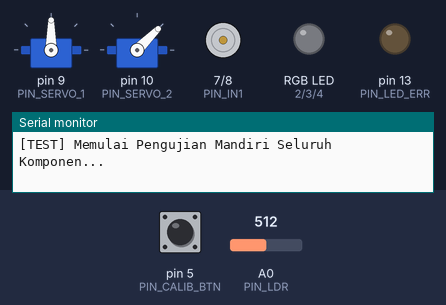
This sketch was run on a simulated Arduino Uno, built with avr-gcc and run on an emulated ATmega328P. Parts: 2 × servo, motor-driver pin pairs drawn as motors (green arrow = first pin HIGH = forward, orange = second pin HIGH = backward, longer = more drive, scaled by the enable pin), an RGB LED mixed from three pins (HIGH = lit), output pins drawn as LEDs (lit = HIGH), the last lines printed to the serial monitor. The inputs (shaded band) are chosen by the test bench; at power-on: pin 5 (PIN_CALIB_BTN) HIGH, A0 (PIN_LDR) = 512. EEPROM starts erased.

Above: at 1.2 s.
1.3 s: pin 5 (PIN_CALIB_BTN) pulled LOW for 3.2 s
At 5.7 s:
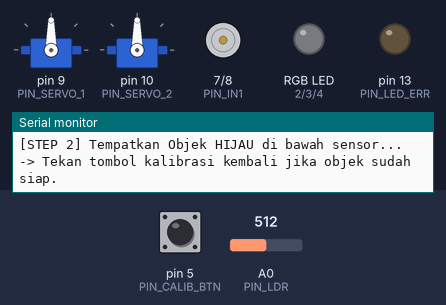
6.0 s: pin 5 (PIN_CALIB_BTN) pulled LOW for 3.2 s
At 12.0 s:
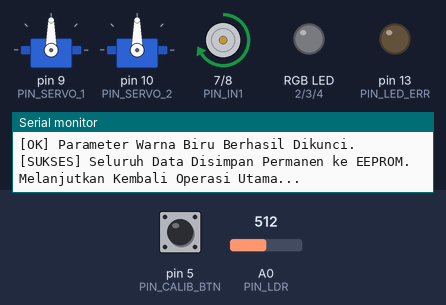
13.8 s: pin 5 (PIN_CALIB_BTN) pulled LOW for 0.15 s
At 14.3 s:
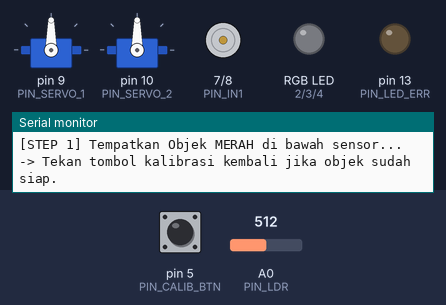
Timing chart, 0 to 16.4 s (numbered marks = the images above; inputs shaded):
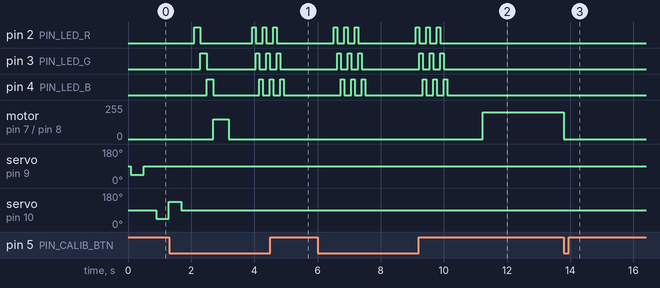

The sketch:

RGB_Conveyor_Sorting_System.ino
```cpp
#include <Wire.h>
#include <Servo.h>
#include <EEPROM.h>
#include <avr/wdt.h>

// ==========================================
// DEFINISI PIN I/O
// ==========================================
#define PIN_LED_R       2
#define PIN_LED_G       3
#define PIN_LED_B       4
#define PIN_LDR         A0
#define PIN_CALIB_BTN   5

// Driver Motor L298N
#define PIN_ENA         6
#define PIN_IN1         7
#define PIN_IN2         8

// Servo Aktuator
#define PIN_SERVO_1     9
#define PIN_SERVO_2     10

// Indikator Sistem
#define PIN_LED_ERR     13

// ==========================================
// KONSTANTA & KONFIGURASI
// ==========================================
#define EEPROM_ADDR_CALIB   0
#define CRC_POLY            0x07
#define FILTER_SAMPLES      5
#define DEBOUNCE_DELAY      50      // milidetik
#define TIMEOUT_CONVEYOR    10000   // 10 detik batas waktu objek tersangkut
#define TIMEOUT_SERVO       2000    // 2 detik batas waktu pergerakan servo

// Posisi Servo
#define SERVO_NETRAL        90
#define SERVO_S1_KIRI       45
#define SERVO_S2_KIRI       45
#define SERVO_S2_KANAN      135

// ==========================================
// STRUKTUR DATA & ENUM
// ==========================================
enum SystemState {
  STATE_INIT,
  STATE_SELF_TEST,
  STATE_STANDBY,
  STATE_OBJECT_DETECTED,
  STATE_READ_R,
  STATE_READ_G,
  STATE_READ_B,
  STATE_CLASSIFY,
  STATE_ENQUEUE,
  STATE_SYNCHRONIZE,
  STATE_SORTING_ACTIVATE,
  STATE_SORTING_WAIT,
  STATE_CONVEYOR_RECOVERY,
  STATE_ERROR
};

enum ColorType { COLOR_RED, COLOR_GREEN, COLOR_BLUE, COLOR_UNKNOWN };

// Prioritas 1: Struktur Kalibrasi 3 Warna Sebenarnya
struct CalibrationData {
  float red[3];    // [0]=R, [1]=G, [2]=B hasil normalisasi saat sampel merah
  float green[3];  // [0]=R, [1]=G, [2]=B hasil normalisasi saat sampel hijau
  float blue[3];   // [0]=R, [1]=G, [2]=B hasil normalisasi saat sampel biru
  uint8_t crc;
};

struct ObjectData {
  ColorType color;
  unsigned long detectionTime;
};

// Antrean Ring Buffer (FIFO)
#define QUEUE_SIZE 5
ObjectData fifoQueue[QUEUE_SIZE];
int queueHead = 0;
int queueTail = 0;
int queueCount = 0;

// ==========================================
// VARIABEL GLOBAL & STATISTIK (Prioritas 3)
// ==========================================
SystemState currentState = STATE_INIT;
CalibrationData calib;
Servo servo1;
Servo servo2;

int ambientBaseline = 0;
int adaptiveThreshold = 40; // Nilai awal dinamis
uint8_t samplingRetryCount = 0;
uint8_t conveyorRetryCount = 0;
uint8_t servoRetryCount = 0;

// Variabel Penjadwal Non-blocking (Prioritas 5)
unsigned long stateTimer = 0;
unsigned long debounceTimer = 0;
unsigned long servoTimer = 0;
unsigned long generalTimer = 0;

// Penyimpan Data Sementara Pembacaan Komponen Warna
int rawR = 0, rawG = 0, rawB = 0;

// Statistik Operasi (Prioritas 3)
unsigned long totalObjectsProcessed = 0;
unsigned long countRed = 0;
unsigned long countGreen = 0;
unsigned long countBlue = 0;
unsigned long countReject = 0;

// ==========================================
// FUNGSI UTILITAS & FILTERING
// ==========================================

uint8_t calculateCRC(uint8_t *data, size_t len) {
  uint8_t crc = 0x00;
  for (size_t i = 0; i < len; i++) {
    crc ^= data[i];
    for (uint8_t j = 0; j < 8; j++) {
      if (crc & 0x80) crc = (crc << 1) ^ CRC_POLY;
      else crc <<= 1;
    }
  }
  return crc;
}

bool enqueue(ObjectData obj) {
  if (queueCount >= QUEUE_SIZE) return false;
  fifoQueue[queueTail] = obj;
  queueTail = (queueTail + 1) % QUEUE_SIZE;
  queueCount++;
  return true;
}

bool dequeue(ObjectData &obj) {
  if (queueCount <= 0) return false;
  obj = fifoQueue[queueHead];
  queueHead = (queueHead + 1) % QUEUE_SIZE;
  queueCount--;
  return true;
}

void controlConveyor(bool run, bool forward = true, uint8_t speed = 200) {
  if (run) {
    if (forward) {
      digitalWrite(PIN_IN1, HIGH);
      digitalWrite(PIN_IN2, LOW);
    } else {
      digitalWrite(PIN_IN1, LOW);
      digitalWrite(PIN_IN2, HIGH);
    }
    analogWrite(PIN_ENA, speed);
  } else {
    digitalWrite(PIN_IN1, LOW);
    digitalWrite(PIN_IN2, LOW);
    analogWrite(PIN_ENA, 0);
  }
}

int readFilteredLDR() {
  int samples[FILTER_SAMPLES];
  for (int i = 0; i < FILTER_SAMPLES; i++) {
    samples[i] = analogRead(PIN_LDR);
    delay(2); // Jeda sangat kecil aman untuk pemfilteran mikro
  }
  for (int i = 0; i < FILTER_SAMPLES - 1; i++) {
    for (int j = 0; j < FILTER_SAMPLES - i - 1; j++) {
      if (samples[j] > samples[j + 1]) {
        int temp = samples[j];
        samples[j] = samples[j + 1];
        samples[j + 1] = temp;
      }
    }
  }
  long sum = 0;
  for (int i = 1; i < FILTER_SAMPLES - 1; i++) {
    sum += samples[i];
  }
  return sum / (FILTER_SAMPLES - 2);
}

void printSystemDiagnostics() {
  Serial.println(F("\n=== DIAGNOSTIK SISTEM ==="));
  Serial.print(F("Waktu Aktif (s): ")); Serial.println(millis() / 1000);
  Serial.print(F("Ambient Baseline: ")); Serial.println(ambientBaseline);
  Serial.print(F("Adaptive Threshold: ")); Serial.println(adaptiveThreshold);
  Serial.print(F("Total Objek: ")); Serial.println(totalObjectsProcessed);
  Serial.print(F("R/G/B/REJ: "));
  Serial.print(countRed); Serial.print(F("/"));
  Serial.print(countGreen); Serial.print(F("/"));
  Serial.print(countBlue); Serial.print(F("/"));
  Serial.println(countReject);
  Serial.println(F("========================="));
}

// ==========================================
// PROSEDUR DIAGNOSTIK & UTAMA ARDUINO
// ==========================================
void setup() {
  Serial.begin(9600);

  pinMode(PIN_LED_R, OUTPUT);
  pinMode(PIN_LED_G, OUTPUT);
  pinMode(PIN_LED_B, OUTPUT);
  pinMode(PIN_LED_ERR, OUTPUT);
  pinMode(PIN_CALIB_BTN, INPUT_PULLUP);
  pinMode(PIN_IN1, OUTPUT);
  pinMode(PIN_IN2, OUTPUT);
  pinMode(PIN_ENA, OUTPUT);

  servo1.attach(PIN_SERVO_1);
  servo2.attach(PIN_SERVO_2);

  servo1.write(SERVO_NETRAL);
  servo2.write(SERVO_NETRAL);

  wdt_enable(WDTO_4S); // Watchdog 4 detik aman untuk siklus non-blocking
}

void loop() {
  wdt_reset();

  // Deteksi Perintah Kalibrasi Manual atau Cetak Log via Serial Terminal
  if (digitalRead(PIN_CALIB_BTN) == LOW) {
    jalankanWizardKalibrasi();
  }
  if (Serial.available() > 0) {
    char cmd = Serial.read();
    if (cmd == 'D' || cmd == 'd') {
      printSystemDiagnostics();
    }
  }

  // MESIN STATUS UTAMA (FINITE STATE MACHINE)
  switch (currentState) {

    case STATE_INIT:
      Serial.println(F("[INIT] Memuat Data Kalibrasi EEPROM..."));
      EEPROM.get(EEPROM_ADDR_CALIB, calib);
      if (calculateCRC((uint8_t*)&calib, sizeof(CalibrationData) - 1) != calib.crc) {
        Serial.println(F("[WARN] CRC Gagal! Memuat nilai referensi pabrik standar."));
        // Default koordinat warna ternormalisasi teoritis
        calib.red[0] = 0.60; calib.red[1] = 0.20; calib.red[2] = 0.20;
        calib.green[0] = 0.20; calib.green[1] = 0.60; calib.green[2] = 0.20;
        calib.blue[0] = 0.20; calib.blue[1] = 0.20; calib.blue[2] = 0.60;
      }
      currentState = STATE_SELF_TEST;
      stateTimer = millis();
      break;

    case STATE_SELF_TEST: // Prioritas 2: Pengujian Mandiri Penuh Konveyor & Aktuator
      Serial.println(F("[TEST] Memulai Pengujian Mandiri Seluruh Komponen..."));

      servo1.write(SERVO_S1_KIRI); delay(400); wdt_reset();
      servo1.write(SERVO_NETRAL); delay(400); wdt_reset();
      servo2.write(SERVO_S2_KIRI); delay(400); wdt_reset();
      servo2.write(SERVO_S2_KANAN); delay(400); wdt_reset();
      servo2.write(SERVO_NETRAL); delay(400); wdt_reset();

      digitalWrite(PIN_LED_R, HIGH); delay(200); digitalWrite(PIN_LED_R, LOW);
      digitalWrite(PIN_LED_G, HIGH); delay(200); digitalWrite(PIN_LED_G, LOW);
      digitalWrite(PIN_LED_B, HIGH); delay(200); digitalWrite(PIN_LED_B, LOW);

      controlConveyor(true, true, 150); delay(500); controlConveyor(false);
      wdt_reset();

      int checkLDR = analogRead(PIN_LDR);
      if (checkLDR < 10 || checkLDR > 1015) {
        Serial.println(F("[ERROR] Pengujian Mandiri Gagal: Defek Sensor Cahaya!"));
        currentState = STATE_ERROR;
      } else {
        ambientBaseline = readFilteredLDR();
        // Prioritas 1: Adaptive Threshold (8% dari baseline cahaya sekitar)
        adaptiveThreshold = (int)(ambientBaseline * 0.08);
        if (adaptiveThreshold < 20) adaptiveThreshold = 20; // Batas minimal derau (noise)

        Serial.print(F("[READY] Baseline: ")); Serial.print(ambientBaseline);
        Serial.print(F(" | Threshold: ")); Serial.println(adaptiveThreshold);

        controlConveyor(true);
        samplingRetryCount = 0;
        conveyorRetryCount = 0;
        currentState = STATE_STANDBY;
      }
      break;

    case STATE_STANDBY:
      if ((ambientBaseline - readFilteredLDR()) > adaptiveThreshold) {
        debounceTimer = millis();
        currentState = STATE_OBJECT_DETECTED;
      }
      break;

    case STATE_OBJECT_DETECTED:
      if ((ambientBaseline - readFilteredLDR()) > adaptiveThreshold) {
        if (millis() - debounceTimer >= DEBOUNCE_DELAY) {
          controlConveyor(false);
          stateTimer = millis();
          currentState = STATE_READ_R;
        }
      } else {
        currentState = STATE_STANDBY;
      }
      break;

    // Prioritas 5: Pembacaan Warna Berbasis Mesin Status Non-blocking
    case STATE_READ_R:
      digitalWrite(PIN_LED_R, HIGH);
      if (millis() - stateTimer >= 80) { // Beri jeda propagasi cahaya tanpa delay()
        rawR = ambientBaseline - readFilteredLDR();
        if (rawR < 0) rawR = 0;
        digitalWrite(PIN_LED_R, LOW);
        stateTimer = millis();
        currentState = STATE_READ_G;
      }
      break;

    case STATE_READ_G:
      digitalWrite(PIN_LED_G, HIGH);
      if (millis() - stateTimer >= 80) {
        rawG = ambientBaseline - readFilteredLDR();
        if (rawG < 0) rawG = 0;
        digitalWrite(PIN_LED_G, LOW);
        stateTimer = millis();
        currentState = STATE_READ_B;
      }
      break;

    case STATE_READ_B:
      digitalWrite(PIN_LED_B, HIGH);
      if (millis() - stateTimer >= 80) {
        rawB = ambientBaseline - readFilteredLDR();
        if (rawB < 0) rawB = 0;
        digitalWrite(PIN_LED_B, LOW);
        currentState = STATE_CLASSIFY;
      }
      break;

    case STATE_CLASSIFY: {
      long totalIntensity = rawR + rawG + rawB;

      // Prioritas 1: Logika Percobaan Ulang Sampling (Hingga 3 Kali Percobaan)
      if (totalIntensity < 15) {
        samplingRetryCount++;
        Serial.print(F("[WARN] Intensitas rendah, sampling ulang ke-"));
        Serial.println(samplingRetryCount);
        if (samplingRetryCount >= 3) {
          Serial.println(F("[ERROR] Gagal membaca warna setelah 3 kali percobaan."));
          currentState = STATE_ERROR;
        } else {
          stateTimer = millis();
          currentState = STATE_READ_R; // Putar balik ke urutan pembacaan awal
        }
        break;
      }

      samplingRetryCount = 0; // Atur ulang penghitung jika berhasil lolos parameter
      float nR = (float)rawR / totalIntensity;
      float nG = (float)rawG / totalIntensity;
      float nB = (float)rawB / totalIntensity;

      // Prioritas 1: Klasifikasi Riil Menggunakan Pola Data Array EEPROM
      float distRed = sqrt(pow(nR - calib.red[0], 2) + pow(nG - calib.red[1], 2) + pow(nB - calib.red[2], 2));
      float distGreen = sqrt(pow(nR - calib.green[0], 2) + pow(nG - calib.green[1], 2) + pow(nB - calib.green[2], 2));
      float distBlue = sqrt(pow(nR - calib.blue[0], 2) + pow(nG - calib.blue[1], 2) + pow(nB - calib.blue[2], 2));

      float toleranceLimit = 0.25;
      ObjectData detectedObj;
      detectedObj.detectionTime = millis();

      if (distRed < distGreen && distRed < distBlue && distRed < toleranceLimit) {
        detectedObj.color = COLOR_RED;
        countRed++;
        Serial.println(F("[LOG] Hasil Klasifikasi: MERAH"));
      } else if (distGreen < distRed && distGreen < distBlue && distGreen < toleranceLimit) {
        detectedObj.color = COLOR_GREEN;
        countGreen++;
        Serial.println(F("[LOG] Hasil Klasifikasi: HIJAU"));
      } else if (distBlue < distRed && distBlue < distGreen && distBlue < toleranceLimit) {
        detectedObj.color = COLOR_BLUE;
        countBlue++;
        Serial.println(F("[LOG] Hasil Klasifikasi: BIRU"));
      } else {
        detectedObj.color = COLOR_UNKNOWN;
        countReject++;
        Serial.println(F("[LOG] Hasil Klasifikasi: TIDAK DIKENAL"));
      }

      totalObjectsProcessed++;
      currentState = STATE_ENQUEUE;
      break;
    }

    case STATE_ENQUEUE: {
      ObjectData tempObj;
      // Ambil elemen data objek terbaru dari kalkulasi sebelumnya
      if (countRed > 0 && totalObjectsProcessed == (countRed + countGreen + countBlue + countReject)) tempObj.color = COLOR_RED;
      if (countGreen > 0 && totalObjectsProcessed == (countRed + countGreen + countBlue + countReject)) tempObj.color = COLOR_GREEN;
      if (countBlue > 0 && totalObjectsProcessed == (countRed + countGreen + countBlue + countReject)) tempObj.color = COLOR_BLUE;
      if (countReject > 0 && totalObjectsProcessed == (countRed + countGreen + countBlue + countReject)) tempObj.color = COLOR_UNKNOWN;
      tempObj.detectionTime = millis();

      // Prioritas 2: Logika Pemulihan Overvlow Antrean (Queue Overflow Recovery)
      if (!enqueue(tempObj)) {
        Serial.println(F("[OVERFLOW] Antrean Penuh! Melakukan Penolakan Otomatis Objek..."));
        countReject++;
        controlConveyor(true);
        stateTimer = millis();
        currentState = STATE_SYNCHRONIZE; // Paksa jalan buang ke wadah reject tanpa dipilah servo
      } else {
        controlConveyor(true);
        stateTimer = millis();
        currentState = STATE_SYNCHRONIZE;
      }
      break;
    }

    case STATE_SYNCHRONIZE:
      // Prioritas 2: Penanganan Timeout Konveyor (Deteksi Objek Tersangkut/Macet)
      if (millis() - stateTimer >= TIMEOUT_CONVEYOR) {
        Serial.println(F("[TIMEOUT] Motor Konveyor Terhambat/Macet!"));
        conveyorRetryCount++;
        if (conveyorRetryCount >= 2) {
          Serial.println(F("[FATAL] Pemulihan Gagal. Menghentikan Kerja Mesin."));
          currentState = STATE_ERROR;
        } else {
          currentState = STATE_CONVEYOR_RECOVERY;
          stateTimer = millis();
        }
      } else {
        // Asumsi waktu tempuh fisik dari area sensor ke aktuator pemilah = 2.5 Detik
        if (millis() - stateTimer >= 2500) {
          controlConveyor(false);
          currentState = STATE_SORTING_ACTIVATE;
        }
      }
      break;

    case STATE_CONVEYOR_RECOVERY: // Prioritas 2: Mekanisme Pemulihan Motor Mundur-Maju (Reverse-Forward)
      Serial.println(F("[RECOVERY] Menjalankan Mundur Motor Konveyor..."));
      controlConveyor(true, false, 220); // Jalankan terbalik (Reverse)
      if (millis() - stateTimer >= 1500) {
        controlConveyor(false);
        delay(200);
        controlConveyor(true, true, 200); // Kembalikan maju
        stateTimer = millis();
        currentState = STATE_SYNCHRONIZE; // Coba sinkronisasi ulang
      }
      break;

    case STATE_SORTING_ACTIVATE: {
      ObjectData targetObj;
      if (dequeue(targetObj)) {
        servoTimer = millis();
        if (targetObj.color == COLOR_RED) {
          servo1.write(SERVO_S1_KIRI);
        } else if (targetObj.color == COLOR_GREEN) {
          servo2.write(SERVO_S2_KIRI);
        } else if (targetObj.color == COLOR_BLUE) {
          servo2.write(SERVO_S2_KANAN);
        }
        currentState = STATE_SORTING_WAIT;
      } else {
        // Jika antrean kosong di luar dugaan, kembali ke awal
        controlConveyor(true);
        currentState = STATE_STANDBY;
      }
      break;
    }

    case STATE_SORTING_WAIT:
      // Prioritas 2: Perlindungan Servo Macet & Batas Waktu (Servo Timeout)
      if (millis() - servoTimer >= TIMEOUT_SERVO) {
        servoRetryCount++;
        Serial.println(F("[WARN] Servo Macet atau Melampaui Batas Waktu Operasi!"));
        servo1.write(SERVO_NETRAL);
        servo2.write(SERVO_NETRAL);
        if (servoRetryCount >= 2) {
          currentState = STATE_ERROR;
        } else {
          delay(200);
          currentState = STATE_SORTING_ACTIVATE; // Ulangi sekali lagi aktuasi
        }
      } else {
        // Alokasikan waktu 1.2 detik pergerakan menyortir fisik sebelum netral kembali
        if (millis() - servoTimer >= 1200) {
          servo1.write(SERVO_NETRAL);
          servo2.write(SERVO_NETRAL);
          servoRetryCount = 0;

          // Sinkronisasi Adaptif Baseline Cahaya Lingkungan Sekitar
          ambientBaseline = readFilteredLDR();
          adaptiveThreshold = (int)(ambientBaseline * 0.08);
          if (adaptiveThreshold < 20) adaptiveThreshold = 20;

          controlConveyor(true);
          currentState = STATE_STANDBY;
        }
      }
      break;

    case STATE_ERROR:
      controlConveyor(false);
      servo1.write(SERVO_NETRAL);
      servo2.write(SERVO_NETRAL);
      digitalWrite(PIN_LED_R, LOW);
      digitalWrite(PIN_LED_G, LOW);
      digitalWrite(PIN_LED_B, LOW);

      // Indikator Error Berkedip Cepat Tanpa Mereset Watchdog, Memaksa Unit Auto-restart
      while (true) {
        digitalWrite(PIN_LED_ERR, HIGH);
        delay(100);
        digitalWrite(PIN_LED_ERR, LOW);
        delay(100);
      }
      break;
  }
}

// ==========================================
// TUNTUNAN KALIBRASI (Prioritas 4 & 1 Terintegrasi)
// ==========================================
void jalankanWizardKalibrasi() {
  controlConveyor(false);
  Serial.println(F("\n=========================================="));
  Serial.println(F("      WIZARD PROSEDUR KALIBRASI SISTEM     "));
  Serial.println(F("=========================================="));

  // 1. Ambil Sampel Kalibrasi Objek MERAH
  Serial.println(F("[STEP 1] Tempatkan Objek MERAH di bawah sensor..."));
  Serial.println(F("-> Tekan tombol kalibrasi kembali jika objek sudah siap."));
  while(digitalRead(PIN_CALIB_BTN) == HIGH) { wdt_reset(); }
  delay(500); wdt_reset();

  long rT = 0, gT = 0, bT = 0;
  // Ambil multi-sampling kecil untuk meningkatkan presisi kalibrasi
  for(int i=0; i<3; i++) {
    digitalWrite(PIN_LED_R, HIGH); delay(100); rT += (ambientBaseline - readFilteredLDR()); digitalWrite(PIN_LED_R, LOW);
    digitalWrite(PIN_LED_G, HIGH); delay(100); gT += (ambientBaseline - readFilteredLDR()); digitalWrite(PIN_LED_G, LOW);
    digitalWrite(PIN_LED_B, HIGH); delay(100); bT += (ambientBaseline - readFilteredLDR()); digitalWrite(PIN_LED_B, LOW);
  }
  long totalRedObj = (rT/3) + (gT/3) + (bT/3);
  calib.red[0] = (float)(rT/3) / totalRedObj;
  calib.red[1] = (float)(gT/3) / totalRedObj;
  calib.red[2] = (float)(bT/3) / totalRedObj;
  Serial.println(F("[OK] Parameter Warna Merah Berhasil Dikunci."));

  // 2. Ambil Sampel Kalibrasi Objek HIJAU
  Serial.println(F("\n[STEP 2] Tempatkan Objek HIJAU di bawah sensor..."));
  Serial.println(F("-> Tekan tombol kalibrasi kembali jika objek sudah siap."));
  delay(1000); wdt_reset();
  while(digitalRead(PIN_CALIB_BTN) == HIGH) { wdt_reset(); }
  delay(500); wdt_reset();

  rT = 0; gT = 0; bT = 0;
  for(int i=0; i<3; i++) {
    digitalWrite(PIN_LED_R, HIGH); delay(100); rT += (ambientBaseline - readFilteredLDR()); digitalWrite(PIN_LED_R, LOW);
    digitalWrite(PIN_LED_G, HIGH); delay(100); gT += (ambientBaseline - readFilteredLDR()); digitalWrite(PIN_LED_G, LOW);
    digitalWrite(PIN_LED_B, HIGH); delay(100); bT += (ambientBaseline - readFilteredLDR()); digitalWrite(PIN_LED_B, LOW);
  }
  long totalGreenObj = (rT/3) + (gT/3) + (bT/3);
  calib.green[0] = (float)(rT/3) / totalGreenObj;
  calib.green[1] = (float)(gT/3) / totalGreenObj;
  calib.green[2] = (float)(bT/3) / totalGreenObj;
  Serial.println(F("[OK] Parameter Warna Hijau Berhasil Dikunci."));

  // 3. Ambil Sampel Kalibrasi Objek BIRU
  Serial.println(F("\n[STEP 3] Tempatkan Objek BIRU di bawah sensor..."));
  Serial.println(F("-> Tekan tombol kalibrasi kembali jika objek sudah siap."));
  delay(1000); wdt_reset();
  while(digitalRead(PIN_CALIB_BTN) == HIGH) { wdt_reset(); }
  delay(500); wdt_reset();

  rT = 0; gT = 0; bT = 0;
  for(int i=0; i<3; i++) {
    digitalWrite(PIN_LED_R, HIGH); delay(100); rT += (ambientBaseline - readFilteredLDR()); digitalWrite(PIN_LED_R, LOW);
    digitalWrite(PIN_LED_G, HIGH); delay(100); gT += (ambientBaseline - readFilteredLDR()); digitalWrite(PIN_LED_G, LOW);
    digitalWrite(PIN_LED_B, HIGH); delay(100); bT += (ambientBaseline - readFilteredLDR()); digitalWrite(PIN_LED_B, LOW);
  }
  long totalBlueObj = (rT/3) + (gT/3) + (bT/3);
  calib.blue[0] = (float)(rT/3) / totalBlueObj;
  calib.blue[1] = (float)(gT/3) / totalBlueObj;
  calib.blue[2] = (float)(bT/3) / totalBlueObj;
  Serial.println(F("[OK] Parameter Warna Biru Berhasil Dikunci."));

  // Hitung Integritas Data Menggunakan Komputasi Checksum CRC-8
  calib.crc = calculateCRC((uint8_t*)&calib, sizeof(CalibrationData) - 1);
  EEPROM.put(EEPROM_ADDR_CALIB, calib);

  Serial.println(F("\n[SUKSES] Seluruh Data Disimpan Permanen ke EEPROM."));
  Serial.println(F("Melanjutkan Kembali Operasi Utama...\n"));

  delay(1000);
  controlConveyor(true);
}
```

Measured:
- after the input at 1.3 s, motor on pin 7 (PIN_IN1) / pin 8 (PIN_IN2): goes on until 3.2 s, then stays stopped
- after the input at 6.0 s, pin 2 (PIN_LED_R): LOW → HIGH after 0.52 s, → LOW 0.11 s later, → HIGH 0.22 s later, → LOW 0.11 s later, … (12 changes in this stretch); pin 3 (PIN_LED_G): LOW → HIGH after 0.63 s, → LOW 0.11 s later, → HIGH 0.22 s later, → LOW 0.11 s later, … (12 changes in this stretch)
- after the input at 13.8 s, motor on pin 7 (PIN_IN1) / pin 8 (PIN_IN2): forward 200/255 → stopped at once
